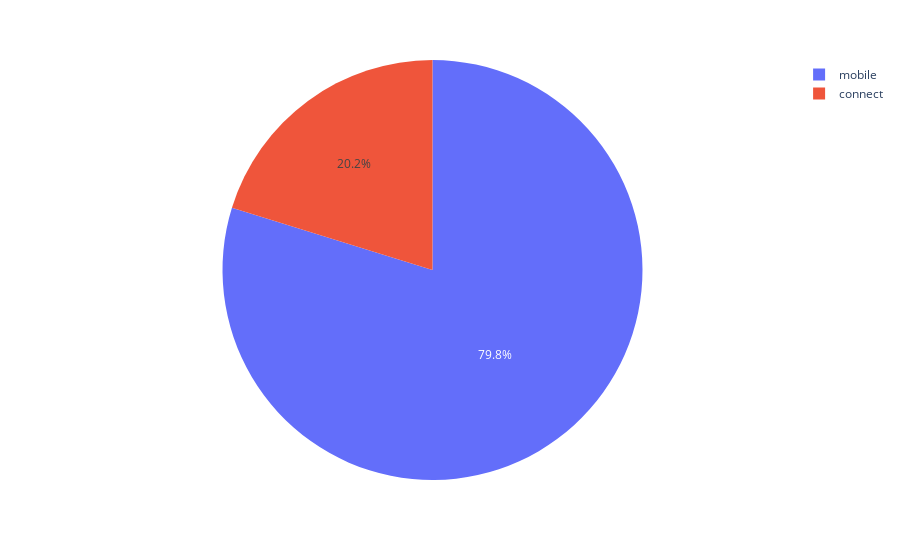

Notebook code cell kept with this figure:
### Code cell
df_cnt = df["checkin_type"].value_counts()
display(df_cnt)
fig = px.pie(df_cnt, values = "count", names=df_cnt.index)
fig.show()

### Figure 1 — Plotly figure (JSON) as saved in the notebook; plotly's stock layout.template omitted (floating-point values rounded to 4 significant figures)
{"data": [{"domain": {"x": [0, 1], "y": [0, 1]}, "hovertemplate": "checkin_type=%{label}<br>count=%{value}<extra></extra>", "labels": ["mobile", "connect"], "legendgroup": "", "name": "", "showlegend": true, "type": "pie", "values": [17003, 4307]}], "layout": {"legend": {"tracegroupgap": 0}, "margin": {"t": 60}}}
